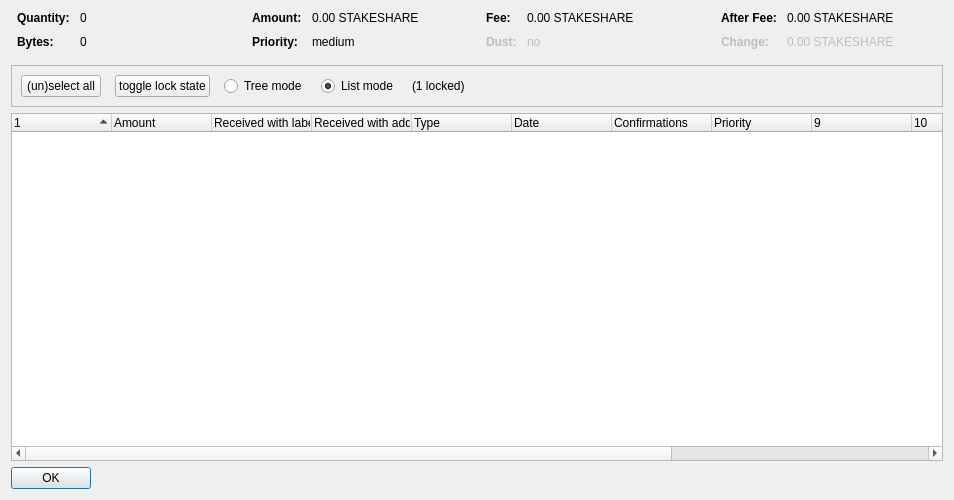
<?xml version="1.0" encoding="UTF-8"?>
<ui version="4.0">
 <class>CoinControlDialog</class>
 <widget class="QDialog" name="CoinControlDialog">
  <property name="geometry">
   <rect>
    <x>0</x>
    <y>0</y>
    <width>954</width>
    <height>500</height>
   </rect>
  </property>
  <property name="windowTitle">
   <string>Coin Selection</string>
  </property>
  <layout class="QVBoxLayout" name="verticalLayout">
   <item>
    <layout class="QHBoxLayout" name="horizontalLayoutTop" stretch="0,0,0,0">
     <property name="topMargin">
      <number>0</number>
     </property>
     <property name="bottomMargin">
      <number>10</number>
     </property>
     <item>
      <layout class="QFormLayout" name="formLayoutCoinControl1">
       <property name="horizontalSpacing">
        <number>10</number>
       </property>
       <property name="verticalSpacing">
        <number>10</number>
       </property>
       <property name="leftMargin">
        <number>6</number>
       </property>
       <property name="rightMargin">
        <number>6</number>
       </property>
       <item row="0" column="0">
        <widget class="QLabel" name="labelCoinControlQuantityText">
         <property name="font">
          <font>
           <weight>75</weight>
           <bold>true</bold>
          </font>
         </property>
         <property name="text">
          <string>Quantity:</string>
         </property>
        </widget>
       </item>
       <item row="0" column="1">
        <widget class="QLabel" name="labelCoinControlQuantity">
         <property name="cursor">
          <cursorShape>IBeamCursor</cursorShape>
         </property>
         <property name="contextMenuPolicy">
          <enum>Qt::ActionsContextMenu</enum>
         </property>
         <property name="text">
          <string notr="true">0</string>
         </property>
         <property name="textInteractionFlags">
          <set>Qt::LinksAccessibleByMouse|Qt::TextSelectableByKeyboard|Qt::TextSelectableByMouse</set>
         </property>
        </widget>
       </item>
       <item row="1" column="0">
        <widget class="QLabel" name="labelCoinControlBytesText">
         <property name="font">
          <font>
           <weight>75</weight>
           <bold>true</bold>
          </font>
         </property>
         <property name="text">
          <string>Bytes:</string>
         </property>
        </widget>
       </item>
       <item row="1" column="1">
        <widget class="QLabel" name="labelCoinControlBytes">
         <property name="cursor">
          <cursorShape>IBeamCursor</cursorShape>
         </property>
         <property name="contextMenuPolicy">
          <enum>Qt::ActionsContextMenu</enum>
         </property>
         <property name="text">
          <string notr="true">0</string>
         </property>
         <property name="textInteractionFlags">
          <set>Qt::LinksAccessibleByMouse|Qt::TextSelectableByKeyboard|Qt::TextSelectableByMouse</set>
         </property>
        </widget>
       </item>
      </layout>
     </item>
     <item>
      <layout class="QFormLayout" name="formLayoutCoinControl2">
       <property name="horizontalSpacing">
        <number>10</number>
       </property>
       <property name="verticalSpacing">
        <number>10</number>
       </property>
       <property name="leftMargin">
        <number>6</number>
       </property>
       <property name="rightMargin">
        <number>6</number>
       </property>
       <item row="0" column="0">
        <widget class="QLabel" name="labelCoinControlAmountText">
         <property name="font">
          <font>
           <weight>75</weight>
           <bold>true</bold>
          </font>
         </property>
         <property name="text">
          <string>Amount:</string>
         </property>
        </widget>
       </item>
       <item row="0" column="1">
        <widget class="QLabel" name="labelCoinControlAmount">
         <property name="cursor">
          <cursorShape>IBeamCursor</cursorShape>
         </property>
         <property name="contextMenuPolicy">
          <enum>Qt::ActionsContextMenu</enum>
         </property>
         <property name="text">
          <string notr="true">0.00 STAKESHARE</string>
         </property>
         <property name="textInteractionFlags">
          <set>Qt::LinksAccessibleByMouse|Qt::TextSelectableByKeyboard|Qt::TextSelectableByMouse</set>
         </property>
        </widget>
       </item>
       <item row="1" column="0">
        <widget class="QLabel" name="labelCoinControlPriorityText">
         <property name="font">
          <font>
           <weight>75</weight>
           <bold>true</bold>
          </font>
         </property>
         <property name="text">
          <string>Priority:</string>
         </property>
        </widget>
       </item>
       <item row="1" column="1">
        <widget class="QLabel" name="labelCoinControlPriority">
         <property name="cursor">
          <cursorShape>IBeamCursor</cursorShape>
         </property>
         <property name="contextMenuPolicy">
          <enum>Qt::ActionsContextMenu</enum>
         </property>
         <property name="text">
          <string>medium</string>
         </property>
         <property name="textInteractionFlags">
          <set>Qt::LinksAccessibleByMouse|Qt::TextSelectableByKeyboard|Qt::TextSelectableByMouse</set>
         </property>
        </widget>
       </item>
      </layout>
     </item>
     <item>
      <layout class="QFormLayout" name="formLayoutCoinControl3">
       <property name="horizontalSpacing">
        <number>10</number>
       </property>
       <property name="verticalSpacing">
        <number>10</number>
       </property>
       <property name="leftMargin">
        <number>6</number>
       </property>
       <property name="rightMargin">
        <number>6</number>
       </property>
       <item row="0" column="0">
        <widget class="QLabel" name="labelCoinControlFeeText">
         <property name="font">
          <font>
           <weight>75</weight>
           <bold>true</bold>
          </font>
         </property>
         <property name="text">
          <string>Fee:</string>
         </property>
        </widget>
       </item>
       <item row="0" column="1">
        <widget class="QLabel" name="labelCoinControlFee">
         <property name="cursor">
          <cursorShape>IBeamCursor</cursorShape>
         </property>
         <property name="contextMenuPolicy">
          <enum>Qt::ActionsContextMenu</enum>
         </property>
         <property name="text">
          <string notr="true">0.00 STAKESHARE</string>
         </property>
         <property name="textInteractionFlags">
          <set>Qt::LinksAccessibleByMouse|Qt::TextSelectableByKeyboard|Qt::TextSelectableByMouse</set>
         </property>
        </widget>
       </item>
       <item row="1" column="0">
        <widget class="QLabel" name="labelCoinControlLowOutputText">
         <property name="enabled">
          <bool>false</bool>
         </property>
         <property name="font">
          <font>
           <weight>75</weight>
           <bold>true</bold>
          </font>
         </property>
         <property name="text">
          <string>Dust:</string>
         </property>
        </widget>
       </item>
       <item row="1" column="1">
        <widget class="QLabel" name="labelCoinControlLowOutput">
         <property name="enabled">
          <bool>false</bool>
         </property>
         <property name="cursor">
          <cursorShape>IBeamCursor</cursorShape>
         </property>
         <property name="contextMenuPolicy">
          <enum>Qt::ActionsContextMenu</enum>
         </property>
         <property name="text">
          <string>no</string>
         </property>
         <property name="textInteractionFlags">
          <set>Qt::LinksAccessibleByMouse|Qt::TextSelectableByKeyboard|Qt::TextSelectableByMouse</set>
         </property>
        </widget>
       </item>
      </layout>
     </item>
     <item>
      <layout class="QFormLayout" name="formLayoutCoinControl4">
       <property name="horizontalSpacing">
        <number>10</number>
       </property>
       <property name="verticalSpacing">
        <number>10</number>
       </property>
       <property name="leftMargin">
        <number>6</number>
       </property>
       <property name="rightMargin">
        <number>6</number>
       </property>
       <item row="0" column="0">
        <widget class="QLabel" name="labelCoinControlAfterFeeText">
         <property name="font">
          <font>
           <weight>75</weight>
           <bold>true</bold>
          </font>
         </property>
         <property name="text">
          <string>After Fee:</string>
         </property>
        </widget>
       </item>
       <item row="0" column="1">
        <widget class="QLabel" name="labelCoinControlAfterFee">
         <property name="cursor">
          <cursorShape>IBeamCursor</cursorShape>
         </property>
         <property name="contextMenuPolicy">
          <enum>Qt::ActionsContextMenu</enum>
         </property>
         <property name="text">
          <string notr="true">0.00 STAKESHARE</string>
         </property>
         <property name="textInteractionFlags">
          <set>Qt::LinksAccessibleByMouse|Qt::TextSelectableByKeyboard|Qt::TextSelectableByMouse</set>
         </property>
        </widget>
       </item>
       <item row="1" column="0">
        <widget class="QLabel" name="labelCoinControlChangeText">
         <property name="enabled">
          <bool>false</bool>
         </property>
         <property name="font">
          <font>
           <weight>75</weight>
           <bold>true</bold>
          </font>
         </property>
         <property name="text">
          <string>Change:</string>
         </property>
        </widget>
       </item>
       <item row="1" column="1">
        <widget class="QLabel" name="labelCoinControlChange">
         <property name="enabled">
          <bool>false</bool>
         </property>
         <property name="cursor">
          <cursorShape>IBeamCursor</cursorShape>
         </property>
         <property name="contextMenuPolicy">
          <enum>Qt::ActionsContextMenu</enum>
         </property>
         <property name="text">
          <string notr="true">0.00 STAKESHARE</string>
         </property>
         <property name="textInteractionFlags">
          <set>Qt::LinksAccessibleByMouse|Qt::TextSelectableByKeyboard|Qt::TextSelectableByMouse</set>
         </property>
        </widget>
       </item>
      </layout>
     </item>
    </layout>
   </item>
   <item>
    <widget class="QFrame" name="frame">
     <property name="minimumSize">
      <size>
       <width>0</width>
       <height>40</height>
      </size>
     </property>
     <property name="frameShape">
      <enum>QFrame::StyledPanel</enum>
     </property>
     <property name="frameShadow">
      <enum>QFrame::Sunken</enum>
     </property>
     <layout class="QHBoxLayout" name="horizontalLayout">
      <item>
       <layout class="QHBoxLayout" name="horizontalLayoutPanel" stretch="0,0,0,0,0,0">
        <property name="spacing">
         <number>14</number>
        </property>
        <item>
         <widget class="QPushButton" name="pushButtonSelectAll">
          <property name="sizePolicy">
           <sizepolicy hsizetype="Maximum" vsizetype="Fixed">
            <horstretch>0</horstretch>
            <verstretch>0</verstretch>
           </sizepolicy>
          </property>
          <property name="text">
           <string>(un)select all</string>
          </property>
          <property name="autoDefault">
           <bool>false</bool>
          </property>
         </widget>
        </item>
        <item>
         <widget class="QPushButton" name="pushButtonToggleLock">
          <property name="sizePolicy">
           <sizepolicy hsizetype="Maximum" vsizetype="Fixed">
            <horstretch>0</horstretch>
            <verstretch>0</verstretch>
           </sizepolicy>
          </property>
          <property name="text">
           <string>toggle lock state</string>
          </property>
          <property name="autoDefault">
           <bool>false</bool>
          </property>
         </widget>
        </item>
        <item>
         <widget class="QRadioButton" name="radioTreeMode">
          <property name="sizePolicy">
           <sizepolicy hsizetype="Maximum" vsizetype="Fixed">
            <horstretch>0</horstretch>
            <verstretch>0</verstretch>
           </sizepolicy>
          </property>
          <property name="text">
           <string>Tree mode</string>
          </property>
         </widget>
        </item>
        <item>
         <widget class="QRadioButton" name="radioListMode">
          <property name="sizePolicy">
           <sizepolicy hsizetype="Maximum" vsizetype="Fixed">
            <horstretch>0</horstretch>
            <verstretch>0</verstretch>
           </sizepolicy>
          </property>
          <property name="text">
           <string>List mode</string>
          </property>
          <property name="checked">
           <bool>true</bool>
          </property>
         </widget>
        </item>
        <item>
         <widget class="QLabel" name="labelLocked">
          <property name="text">
           <string>(1 locked)</string>
          </property>
         </widget>
        </item>
        <item>
         <spacer name="horizontalSpacer">
          <property name="orientation">
           <enum>Qt::Horizontal</enum>
          </property>
          <property name="sizeHint" stdset="0">
           <size>
            <width>40</width>
            <height>20</height>
           </size>
          </property>
         </spacer>
        </item>
       </layout>
      </item>
     </layout>
    </widget>
   </item>
   <item>
    <widget class="CoinControlTreeWidget" name="treeWidget">
     <property name="contextMenuPolicy">
      <enum>Qt::CustomContextMenu</enum>
     </property>
     <property name="sortingEnabled">
      <bool>false</bool>
     </property>
     <property name="columnCount">
      <number>13</number>
     </property>
     <attribute name="headerShowSortIndicator" stdset="0">
      <bool>true</bool>
     </attribute>
     <attribute name="headerStretchLastSection">
      <bool>false</bool>
     </attribute>
     <column>
      <property name="text">
       <string/>
      </property>
     </column>
     <column>
      <property name="text">
       <string>Amount</string>
      </property>
     </column>
     <column>
      <property name="text">
       <string>Received with label</string>
      </property>
     </column>
     <column>
      <property name="text">
       <string>Received with address</string>
      </property>
     </column>
     <column>
      <property name="text">
	<string>Type</string>
      </property>
     </column>
     <column>
      <property name="text">	 
       <string>Date</string>
      </property>
     </column>
     <column>
      <property name="text">
       <string>Confirmations</string>
      </property>
      <property name="toolTip">
       <string>Confirmed</string>
      </property>
     </column>
     <column>
      <property name="text">
       <string>Priority</string>
      </property>
     </column>
     <column>
      <property name="text">
       <string/>
      </property>
     </column>
     <column>
      <property name="text">
       <string/>
      </property>
     </column>
     <column>
      <property name="text">
       <string/>
      </property>
     </column>
     <column>
      <property name="text">
       <string/>
      </property>
     </column>
     <column>
      <property name="text">
       <string/>
      </property>
     </column>
    </widget>
   </item>
   <item>
    <widget class="QDialogButtonBox" name="buttonBox">
     <property name="sizePolicy">
      <sizepolicy hsizetype="Maximum" vsizetype="Fixed">
       <horstretch>0</horstretch>
       <verstretch>0</verstretch>
      </sizepolicy>
     </property>
     <property name="orientation">
      <enum>Qt::Horizontal</enum>
     </property>
     <property name="standardButtons">
      <set>QDialogButtonBox::Ok</set>
     </property>
    </widget>
   </item>
  </layout>
 </widget>
 <customwidgets>
  <customwidget>
   <class>CoinControlTreeWidget</class>
   <extends>QTreeWidget</extends>
   <header>coincontroltreewidget.h</header>
  </customwidget>
 </customwidgets>
 <resources/>
 <connections/>
</ui>
